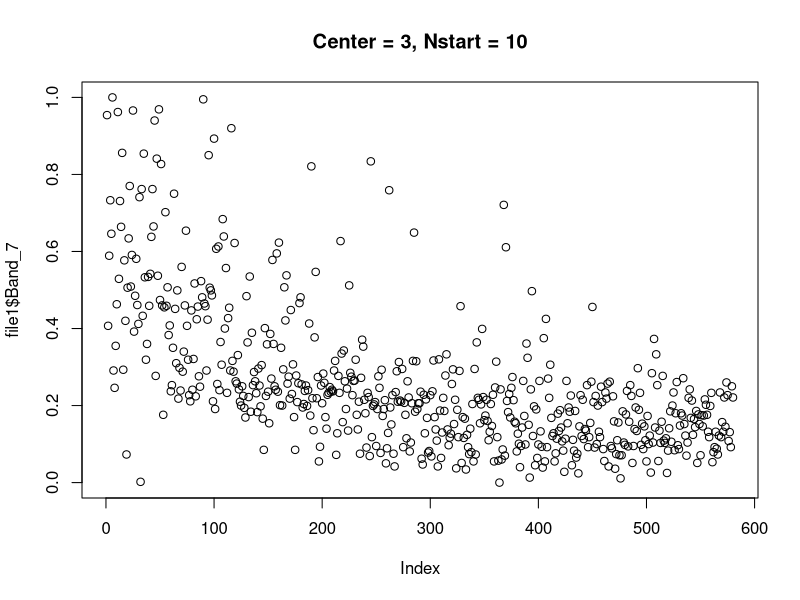
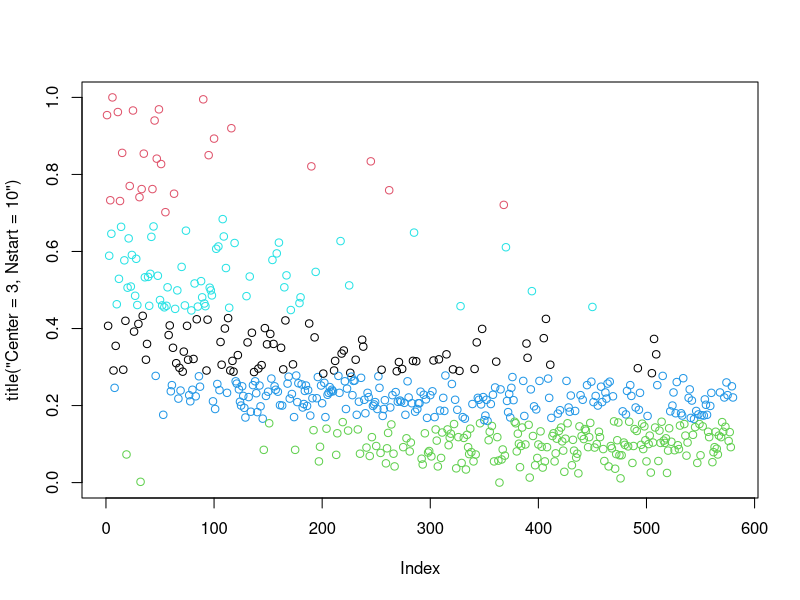
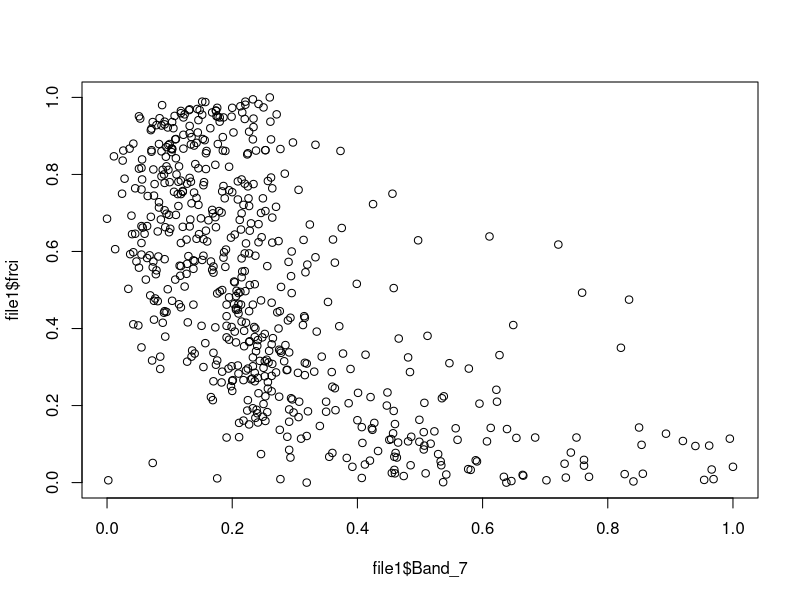

The R script that drew these images, in order:
library(readxl)
library(openxlsx)
library(dplyr)

setwd('D:/00RCode/Result/')
file1 <- read.xlsx('CIDANAU580_MinMax.xlsx')
file2 <- read.xlsx('CIDANAU580_Zscore.xlsx')
dfx <- file1[, c("Band_2", "Band_3", "Band_4", "Band_5", "Band_6", "Band_7")]
dfy <- file1[, c("frci")]
dfxy <- file1[, c("Band_7", "frci")]
dfyx <- file1[, c("frci", "Band_7")]

set.seed(1)
fileCluster <- kmeans(dfx$Band_7, 5, nstart = 1)
class <- fileCluster$cluster
addDF <- (file1["New_Class"] = class)
NewDF1 <- file1[ !(file1$New_Class %in% c(1)), ]

value <- min(table(NewDF1$Class))

plot(file1$Band_7)
plot(file1$Band_7, col = fileCluster$cluster, title("Center = 3, Nstart = 10"))

plot(file1$Band_7, file1$frci)

setwd('D:/00RCode/Result/')
New_Df_XlX <- write.xlsx(NewDF1, file = "CIDANAU580_MinMax_KMEANS.xlsx")
